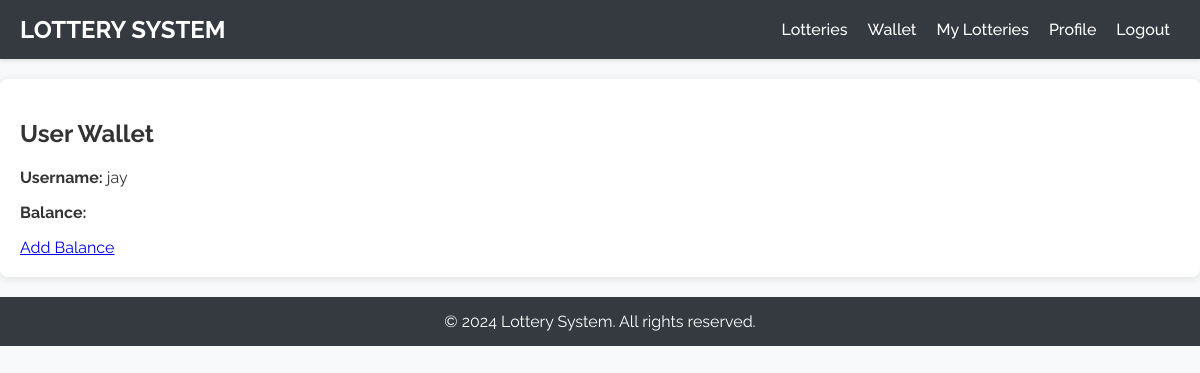
Before: /wallet/ (signed in) with the older database file.
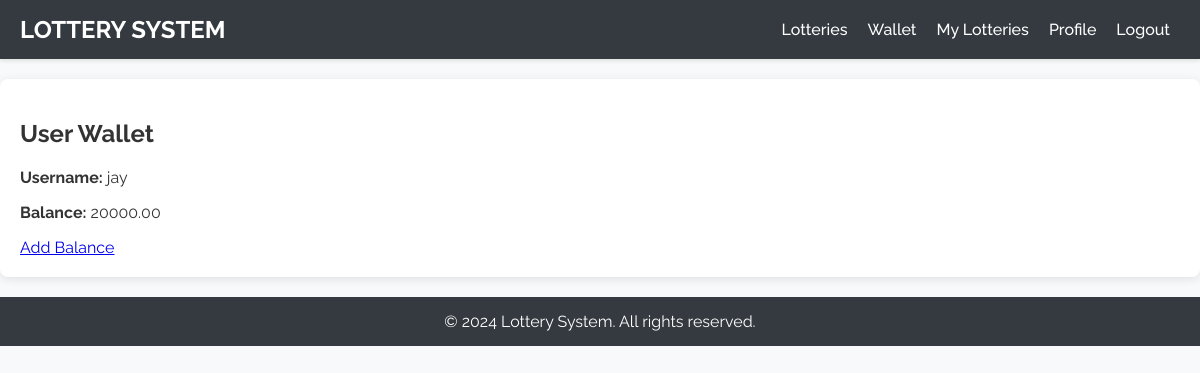
After: the same page with the newer database file.
### users/models.py (models this page shows, shortened)
class User(AbstractUser):
    user_type = models.CharField(choices=USER_TYPES, default=BUYER, max_length=10)
    birth_date = models.DateField(null=True)

class Wallet(TimeStampedModel):
    user = models.OneToOneField(User, on_delete=models.CASCADE)
    balance = models.DecimalField(max_digits=10, decimal_places=2, default=0)

### users/templates/users/wallet.html
{% extends 'users/base.html' %}
{% block content %}
<div class="profile-container">
    <h2>User Wallet</h2>
    <p><strong>Username:</strong> {{ user.username }}</p>
    {% if user.user_type == 'buyer' %}
    <p><strong>Balance:</strong> {{ user.wallet.balance }}</p>
    {% endif %}
    <a href="{% url 'update_balance' %}" class="logout-link">Add Balance</a>
</div>
{% endblock %}

Changed rows visible on the page:
changed User "jay": wallet.balance (not shown) → "20000.00"
